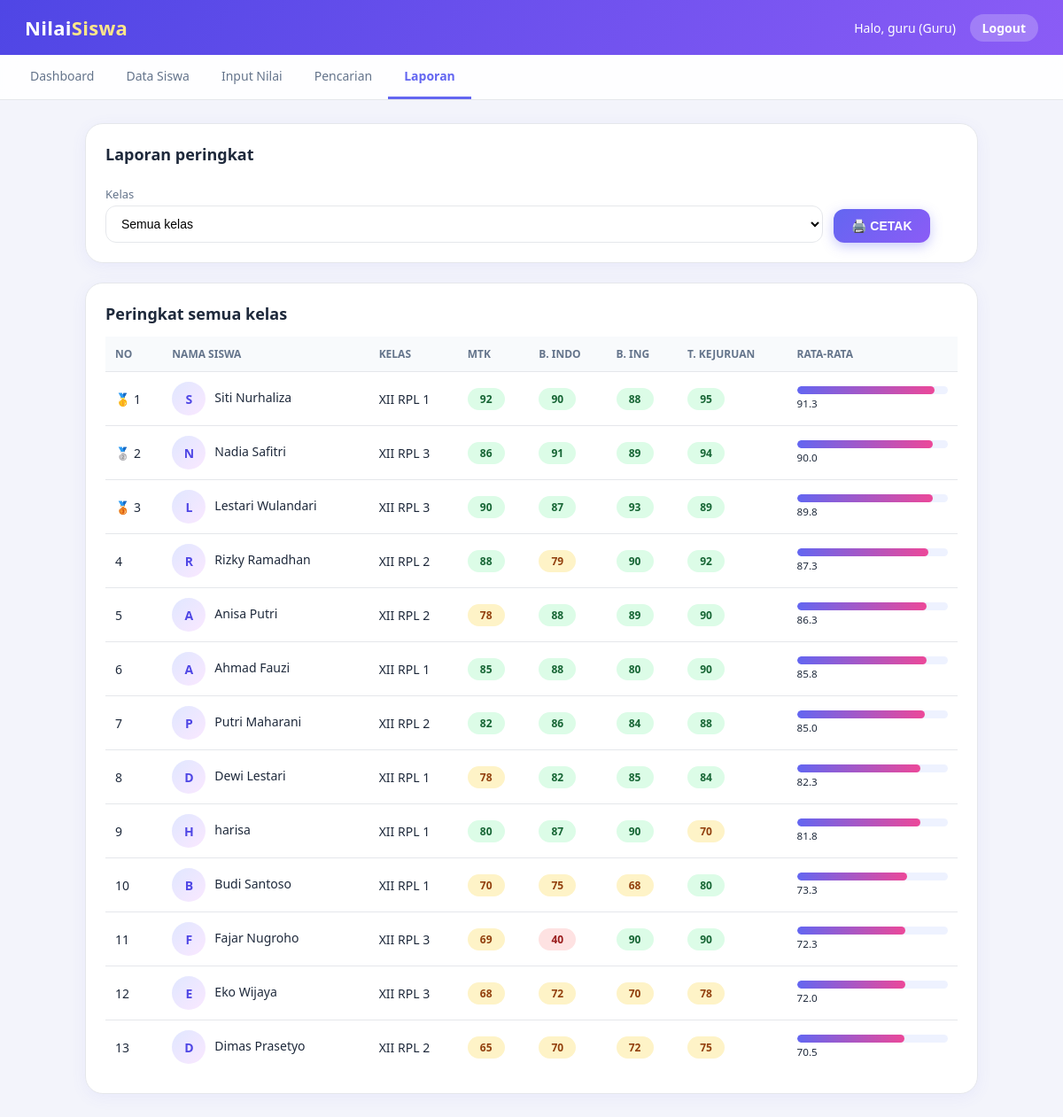
The app's page /homeguru.php?pg=laporan (signed in) with its own data.
### tables this page shows
CREATE TABLE `nilai` (
  `ID_NILAI` int(11) NOT NULL,
  `ID_SISWA` varchar(20) NOT NULL,
  `matematika` int(3) NOT NULL DEFAULT 0,
  `bahasa_indonesia` int(3) NOT NULL DEFAULT 0,
  `bahasa_inggris` int(3) NOT NULL DEFAULT 0,
  `teori_kejuruan` int(3) NOT NULL DEFAULT 0
);

CREATE TABLE `siswa` (
  `ID_SISWA` varchar(20) NOT NULL,
  `NAMA_SISWA` varchar(100) NOT NULL,
  `KELAS` varchar(20) NOT NULL,
  `FOTO` varchar(255) NOT NULL DEFAULT '',
  `EMAIL` varchar(100) NOT NULL DEFAULT ''
);

### koneksi.php (the view, shortened to what this page needs)
<?php
function e($s) {
    return htmlspecialchars((string)$s, ENT_QUOTES, 'UTF-8');
}
function avatar($nama, $foto) {
    return '<span class="ava ini">' . e(strtoupper(substr($nama, 0, 1))) . '</span>';
}
function badge($n, $desimal = 0) {
    $c = $n >= 80 ? 'ok' : ($n >= 65 ? 'mid' : 'low');
    return '<span class="badge ' . $c . '">' . number_format((float)$n, $desimal) . '</span>';
}
function ambilNilai($koneksi, $kelas = '') {
    $sql = "SELECT s.ID_SISWA, s.NAMA_SISWA, s.KELAS, s.FOTO, n.matematika, n.bahasa_indonesia, n.bahasa_inggris, n.teori_kejuruan,
            (n.matematika + n.bahasa_indonesia + n.bahasa_inggris + n.teori_kejuruan) / 4 AS rata
            FROM siswa s INNER JOIN nilai n ON n.ID_SISWA = s.ID_SISWA";
    $sql .= " ORDER BY rata DESC, s.NAMA_SISWA ASC";
    $q = mysqli_prepare($koneksi, $sql);
    mysqli_stmt_execute($q);
    return mysqli_fetch_all(mysqli_stmt_get_result($q), MYSQLI_ASSOC);
}
?>

### laporan.php (shortened to what this page needs)
<?php
$kls = $_GET['kelas'] ?? '';
$data = ambilNilai($koneksi, $kls);
$medali = ['🥇', '🥈', '🥉'];
?>
<div class="card noprint">
  <h2>Laporan peringkat</h2>
  <form method="get" action="homeguru.php">
    <div class="row">
      <div>
        <label>Kelas</label>
        <select name="kelas" onchange="this.form.submit()">
          <option value="">Semua kelas</option>
        </select>
      </div>
      <div style="flex:0"><button type="button" class="btn" onclick="window.print()">🖨️ CETAK</button></div>
    </div>
  </form>
</div>
<div class="card">
  <h2 class="noprint">Peringkat <?= $kls === '' ? 'semua kelas' : e($kls) ?></h2>
  <?php if (!$data) { ?><p>Belum ada nilai.</p><?php } else { ?>
  <table>
    <thead>
      <tr><th>No</th><th>Nama Siswa</th><th>Kelas</th><th>MTK</th><th>B. Indo</th><th>B. Ing</th><th>T. Kejuruan</th><th style="width:20%">Rata-rata</th></tr>
    </thead>
    <tbody>
    <?php foreach ($data as $i => $d) { ?>
    <tr>
      <td><span class="medali"><?= $medali[$i] ?? '' ?></span> <?= $i + 1 ?></td>
      <td class="kiri"><?= avatar($d['NAMA_SISWA'], $d['FOTO']) ?><?= e($d['NAMA_SISWA']) ?></td>
      <td><?= e($d['KELAS']) ?></td>
      <td><?= badge($d['matematika']) ?></td>
      <td><?= badge($d['bahasa_indonesia']) ?></td>
      <td><?= badge($d['bahasa_inggris']) ?></td>
      <td><?= badge($d['teori_kejuruan']) ?></td>
      <td><div class="bar"><i style="width:<?= round($d['rata']) ?>%"></i></div><small class="noprint"><?= number_format($d['rata'], 1) ?></small><span class="rata"><?= number_format($d['rata'], 1) ?></span></td>
    </tr>
    <?php } ?>
    </tbody>
  </table>
  <?php } ?>
</div>

### style.css (style rules this page uses)
:root { --p:#6366f1;--pd:#4f46e5;--v:#8b5cf6;--bg:#f3f4fb;--text:#1e293b;--muted:#64748b;--border:#e5e7eb }
* { box-sizing:border-box }
body { margin:0;font-family:"Segoe UI",system-ui,Arial,sans-serif;background:var(--bg);color:var(--text) }
.card { background:#fff;border:1px solid var(--border);border-radius:20px;padding:22px;margin-bottom:22px;overflow-x:auto;box-shadow:0 4px 18px rgba(99,102,241,.07);animation:naik .5s ease both;transition:.3s }
.card h2 { margin:0 0 14px;font-size:18px }
label { display:block;font-size:13px;color:var(--muted);margin:10px 0 4px }
input,select { width:100%;padding:11px 13px;border:1px solid var(--border);border-radius:12px;font-size:14px;background:#fff;transition:.2s }
.row { display:flex;gap:12px;flex-wrap:wrap;align-items:flex-end }
.row>div { flex:1;min-width:140px }
.btn { position:relative;overflow:hidden;display:inline-block;background:linear-gradient(135deg,var(--p),var(--v));color:#fff;border:0;padding:11px 20px;border-radius:12px;font-size:14px;font-weight:600;cursor:pointer;transition:.25s;box-shadow:0 4px 14px rgba(99,102,241,.35) }
table { width:100%;border-collapse:collapse;font-size:14px }
th { background:#f8fafc;text-align:left;padding:11px;color:var(--muted);font-size:12px;text-transform:uppercase }
td { padding:11px;border-top:1px solid var(--border);vertical-align:middle }
.ava { width:38px;height:38px;border-radius:50%;object-fit:cover;vertical-align:middle;margin-right:10px }
.ini { display:inline-flex;align-items:center;justify-content:center;background:linear-gradient(135deg,#e0e7ff,#fae8ff);color:var(--pd);font-weight:700 }
.badge { display:inline-block;min-width:42px;text-align:center;padding:4px 9px;border-radius:99px;font-size:12px;font-weight:700 }
.badge.ok { background:#dcfce7;color:#166534 }
.badge.mid { background:#fef3c7;color:#92400e }
.badge.low { background:#fee2e2;color:#991b1b }
.bar { height:9px;background:#eef2ff;border-radius:99px;overflow:hidden }
.bar i { display:block;height:100%;background:linear-gradient(90deg,#6366f1,#ec4899);border-radius:99px;animation:isi 1.2s cubic-bezier(.2,.8,.2,1) both }

### records on screen
nilai: i "🥇", ID_SISWA.NAMA_SISWA "Siti Nurhaliza", ID_SISWA.KELAS "XII RPL 1", matematika "92 90 88 95", $d['rata'] 91 (drawn), rata "91.3"
nilai: i "🥈", ID_SISWA.NAMA_SISWA "Nadia Safitri", ID_SISWA.KELAS "XII RPL 3", matematika "86 91 89 94", $d['rata'] 90 (drawn), rata "90.0"
nilai: i "🥉", ID_SISWA.NAMA_SISWA "Lestari Wulandari", ID_SISWA.KELAS "XII RPL 3", matematika "90 87 93 89", $d['rata'] 90 (drawn), rata "89.8"
nilai: ID_SISWA.NAMA_SISWA "Rizky Ramadhan", ID_SISWA.KELAS "XII RPL 2", matematika "88 79 90 92", $d['rata'] 87 (drawn), rata "87.3"
nilai: ID_SISWA.NAMA_SISWA "Anisa Putri", ID_SISWA.KELAS "XII RPL 2", matematika "78 88 89 90", $d['rata'] 86 (drawn), rata "86.3"
nilai: ID_SISWA.NAMA_SISWA "Ahmad Fauzi", ID_SISWA.KELAS "XII RPL 1", matematika "85 88 80 90", $d['rata'] 86 (drawn), rata "85.8"
nilai: ID_SISWA.NAMA_SISWA "Putri Maharani", ID_SISWA.KELAS "XII RPL 2", matematika "82 86 84 88", $d['rata'] 85 (drawn), rata "85.0"
nilai: ID_SISWA.NAMA_SISWA "Dewi Lestari", ID_SISWA.KELAS "XII RPL 1", matematika "78 82 85 84", $d['rata'] 82 (drawn), rata "82.3"
nilai: ID_SISWA.NAMA_SISWA "harisa", ID_SISWA.KELAS "XII RPL 1", matematika "80 87 90 70", $d['rata'] 82 (drawn), rata "81.8"
nilai: ID_SISWA.NAMA_SISWA "Budi Santoso", ID_SISWA.KELAS "XII RPL 1", matematika "70 75 68 80", $d['rata'] 73 (drawn), rata "73.3"
nilai: ID_SISWA.NAMA_SISWA "Fajar Nugroho", ID_SISWA.KELAS "XII RPL 3", matematika "69 40 90 90", $d['rata'] 72 (drawn), rata "72.3"
nilai: ID_SISWA.NAMA_SISWA "Eko Wijaya", ID_SISWA.KELAS "XII RPL 3", matematika "68 72 70 78", $d['rata'] 72 (drawn), rata "72.0"
nilai: ID_SISWA.NAMA_SISWA "Dimas Prasetyo", ID_SISWA.KELAS "XII RPL 2", matematika "65 70 72 75", $d['rata'] 71 (drawn), rata "70.5"

### other values on screen
$_SESSION['USERNAME'] "guru"
